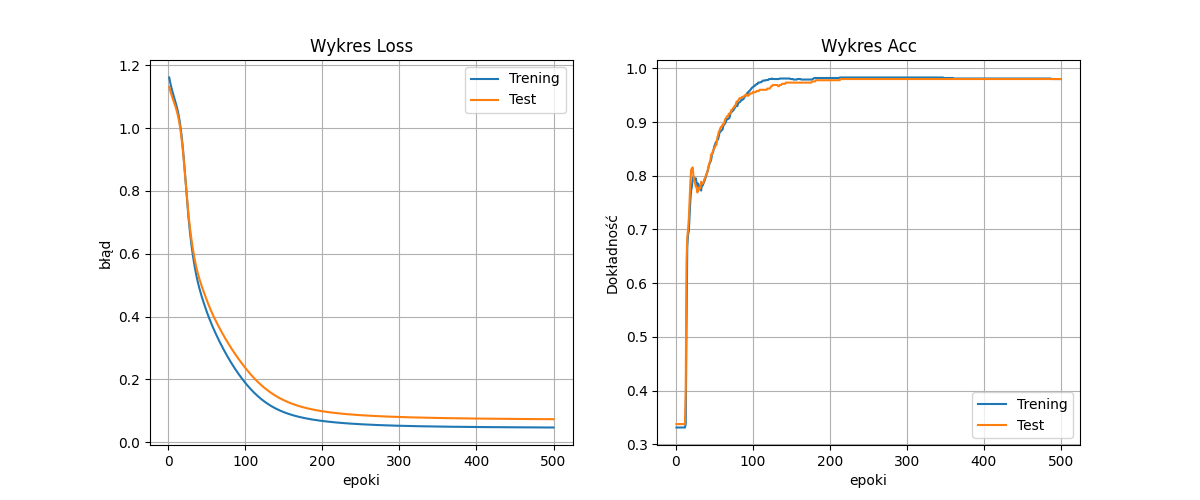

This figure's Python source:
import torch
from torch import nn
from torch.utils.data import DataLoader, Dataset
import pandas as pd
from sklearn.model_selection import train_test_split
from sklearn.metrics import confusion_matrix, accuracy_score
from sklearn.preprocessing import LabelEncoder, StandardScaler  
import matplotlib.pyplot as plt
import seaborn as sbs


df = pd.read_csv("iris_big.csv")

X = df.iloc[:, :-1].values
y = df.iloc[:, -1].values

# kodowanie klas
le = LabelEncoder()
y = le.fit_transform(y)

(X_train, X_test, y_train, y_test) = train_test_split(X, y, train_size=0.7, random_state=300869)

zScore = StandardScaler()
X_train_zScore = zScore.fit_transform(X_train)
X_test_zScore = zScore.transform(X_test)


# # UŻYCIE WBUDOWANEGO TensorDataset ZAMIAST WŁASNEJ KLASY

# konwersja na tensory (tablicy jak numpy ale można robić obliczenia na CUDA)
# X_train_tensor = torch.tensor(X_train_zScore, dtype=torch.float32)
# y_train_tensor = torch.tensor(y_train, dtype=torch.long)
# X_test_tensor = torch.tensor(X_test_zScore, dtype=torch.float32)
# y_test_tensor = torch.tensor(y_test, dtype=torch.long)

# train_dataset = TensorDataset(X_train_tensor, y_train_tensor)
# val_dataset = TensorDataset(X_val_tensor, y_val_tensor)

class IrisDataset(Dataset):
    def __init__(self, X, y):
        self.X = torch.tensor(X, dtype=torch.float32)
        self.y = torch.tensor(y, dtype=torch.long)
    
    def __len__(self):
        return len(self.X)
    
    def __getitem__(self, index):
        return self.X[index], self.y[index]
    
train_dataset = IrisDataset(X_train_zScore, y_train)
test_dataset = IrisDataset(X_test_zScore, y_test)

batch_size = 64

train_dataloader = DataLoader(train_dataset, batch_size=batch_size)
test_dataloader = DataLoader(test_dataset, batch_size=batch_size)



device = torch.accelerator.current_accelerator().type if torch.accelerator.is_available() else "cpu"
print(f"Using {device} device")

# Define model
class NeuralNetwork(nn.Module):
    def __init__(self):
        super().__init__()
        self.flatten = nn.Flatten()
        self.linear_relu_stack = nn.Sequential(
            nn.Linear(4, 8),
            nn.ReLU(),
            nn.Linear(8, 8),
            nn.ReLU(),
            nn.Linear(8, 3)
        )

    def forward(self, x):
        x = self.flatten(x)
        logits = self.linear_relu_stack(x)
        return logits

model = NeuralNetwork().to(device)
print(model)


loss_fn = nn.CrossEntropyLoss()
optimizer = torch.optim.SGD(model.parameters(), lr=0.01)

# pod wykresy
train_losses = []
test_losses = []
train_accs = []
test_accs = []

def train(dataloader, model, loss_fn, optimizer):
    
    train_loss, train_acc = 0, 0
    batches = len(dataloader)
    
    size = len(dataloader.dataset)
    model.train() # ustawia model w tryb treningowy
    for batch, (X, y) in enumerate(dataloader):
        X, y = X.to(device), y.to(device)
        
        # Compute prediction error
        pred = model(X)
        loss = loss_fn(pred, y)

        # Backpropagation
        loss.backward()         # liczy gradienty
        optimizer.step()        # aktualizuje wagi 
        optimizer.zero_grad()   # zeruje gradienty bo pytorch je sumuje 
        
        train_loss += loss.item()
        train_acc += (pred.argmax(1) == y).type(torch.float).sum().item()

        if batch % 100 == 0:
            loss, current = loss.item(), (batch + 1) * len(X)
            print(f"loss: {loss:>7f}  [{current:>5d}/{size:>5d}]")
            
    return train_loss / batches, train_acc / size
            
            
def test(dataloader, model, loss_fn):
    size = len(dataloader.dataset)
    num_batches = len(dataloader)
    model.eval() # ustawia model w tryb ewaluacji
    test_loss, correct = 0, 0
    predictions = []
    true_values = []
    
    with torch.no_grad(): # wyłącza obliczanie gradientów
        for X, y in dataloader:
            X, y = X.to(device), y.to(device)
            pred = model(X)
            
            test_loss += loss_fn(pred, y).item()
            correct += (pred.argmax(1) == y).type(torch.float).sum().item()
            
            predictions.extend(pred.argmax(1).cpu().numpy())
            true_values.extend(y.cpu().numpy())
            
    test_loss /= num_batches
    correct /= size
    print(f"Test Error: \n Accuracy: {(100*correct):>0.1f}%, Avg loss: {test_loss:>8f} \n")
    
    return test_loss, correct, predictions
    
epochs = 500
for t in range(epochs):
    print(f"Epoch {t+1}\n-------------------------------")
    train_loss, train_acc = train(train_dataloader, model, loss_fn, optimizer)
    train_losses.append(train_loss)
    train_accs.append(train_acc)
    
    test_loss, test_acc, predictions = test(test_dataloader, model, loss_fn)
    test_losses.append(test_loss)
    test_accs.append(test_acc)
    
    if (t+1) % 10 == 0:
            print(f"Epoch {t+1}/{epochs} | Train Loss: {train_loss:.4f}, Acc: {train_acc:.4f} | Val Loss: {test_loss:.4f}, Acc: {test_acc:.4f}")
    

print("Done!")

# tutaj strata jest liczona do prawdopodobieńtwa 1.0
# mamy na wyjściu np. 1.2, to istnieje jakaś strata

epochs_range = range(1, epochs+1)
fig, (ax1, ax2) = plt.subplots(1, 2, figsize=(12, 5))

ax1.plot(epochs_range, train_losses, label="Trening")
ax1.plot(epochs_range, test_losses, label="Test")
ax1.set(xlabel="epoki", ylabel="błąd", title="Wykres Loss")
ax1.legend()
ax1.grid(True)

ax2.plot(epochs_range, train_accs, label="Trening")
ax2.plot(epochs_range, test_accs, label="Test")
ax2.set(xlabel="epoki", ylabel="Dokładność", title="Wykres Acc")
ax2.legend()
ax2.grid(True)

plt.show()


# macierz i acc score
print("\n\n====== Koncowe statystyki ======")
acc = accuracy_score(y_test, predictions)
print(f"Acc score: {round(acc*100, 4)}%")

confMatrix = confusion_matrix(y_test, predictions)
confMatrix_df = pd.DataFrame(confMatrix, index = ['setosa', 'virginica', 'versicolor'], columns= ['setosa', 'virginica', 'versicolor'])
print(confMatrix_df)
